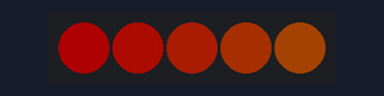
Recording of a sketch running on a simulated ATtiny85, built with avr-gcc and run on an emulated ATtiny85. Parts: 5 RGB LEDs in strip order, left to right. Dim RGB values are drawn brighter than linear; random numbers use the default seed unless the sketch sets one.

Above: at 0.15 s.
At 5.13 s:
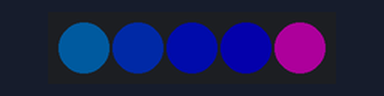
At 10.1 s:
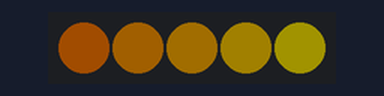
At 19.74 s:
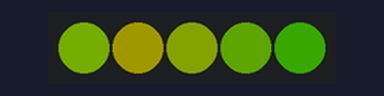
At 29.69 s:
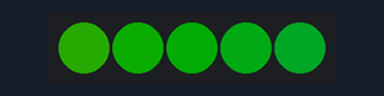
At 39.64 s:
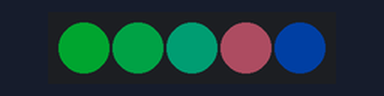
Timing chart, 0 to 40.0 s (numbered marks = the images above):
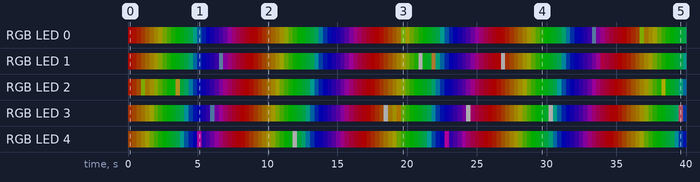

The sketch:

FastLED_rainbow_with_glitter.ino
```cpp
//Werkt ook in digispark

#include "FastLED.h"
//FASTLED_USING_NAMESPACE

#define DATA_PIN    0
#define LED_TYPE    WS2812B
#define COLOR_ORDER GRB
#define NUM_LEDS    5
CRGB leds[NUM_LEDS];

#define BRIGHTNESS         50  // 0-255
#define FRAMES_PER_SECOND  60

uint8_t gHue = 0; // rotating "base color" used by many of the patterns

void setup() {
   // tell FastLED about the LED strip configuration
  FastLED.addLeds<LED_TYPE, DATA_PIN, COLOR_ORDER>(leds, NUM_LEDS);
  FastLED.setBrightness(BRIGHTNESS); // Adds just four bytes

}

void loop() {
  rainbowWithGlitter ();

  // send the 'leds' array out to the actual LED strip
  FastLED.show();
  // insert a delay to keep the framerate modest
  delay(1000 / FRAMES_PER_SECOND);

  // do some periodic updates
  EVERY_N_MILLISECONDS( 20 ) {
    gHue++;  // slowly cycle the "base color" through the rainbow
  }
}

void rainbow() {
  // FastLED's built-in rainbow generator
  fill_rainbow( leds, NUM_LEDS, gHue, 7);
}

void rainbowWithGlitter() {
  // built-in FastLED rainbow, plus some random sparkly glitter
  rainbow();
  addGlitter(30);
}

void addWhiteGlitter( fract8 chanceOfGlitter) {
  if ( random8() < chanceOfGlitter) {
    leds[ random16(NUM_LEDS) ] += CRGB::White;
  }

}

void addGlitter( fract8 chanceOfGlitter) {
  byte i= random8();
  if ( i < chanceOfGlitter/3 ){
    leds[ random16(NUM_LEDS) ] += CRGB::White;
  }
  else if ( i >= chanceOfGlitter/3 && i < 2*chanceOfGlitter/3 ){
    leds[ random16(NUM_LEDS) ] += CRGB::Green;
  }
  else if ( i >= 2*chanceOfGlitter/3 && i < chanceOfGlitter){
    leds[ random16(NUM_LEDS) ] += CRGB::Red;
  }
}

void onlyGlitter() {
  fadeToBlackBy( leds, NUM_LEDS, 500);
  addGlitter(40);
}
```

Measured:
- by itself, RGB LED 0: off → RGB(50, 0, 0) at 0.00 s, → RGB(46, 4, 0) 0.31 s later, → RGB(41, 8, 0) 0.31 s later, → RGB(37, 13, 0) 0.31 s later, … (129 changes in this stretch)
- by itself, RGB LED 1: off → RGB(47, 3, 0) at 0.00 s, → RGB(42, 7, 0) 0.31 s later, → RGB(38, 12, 0) 0.31 s later, → RGB(34, 17, 0) 0.31 s later, … (129 changes in this stretch)
